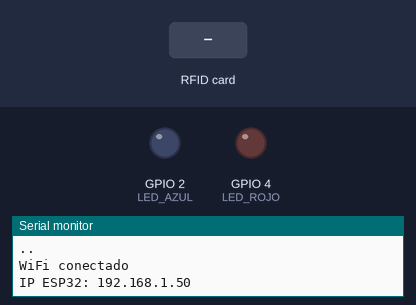
A sketch run on a simulated ESP32. Shown: output pins drawn as LEDs (lit = HIGH), the last lines printed to the serial monitor. The test bench sets the inputs (shaded band). WiFi joins after 1.5 s; servers stay silent unless stated; uploads are accepted with an empty reply.

Above: at 3.2 s.
3.3 s: RFID card 5E 7A 19 C4 held to the reader
At 4.7 s:
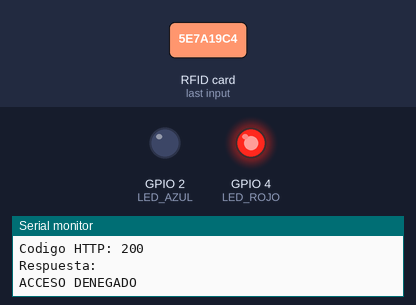
Timing chart, 0 to 7.0 s (numbered marks = the images above; inputs shaded):
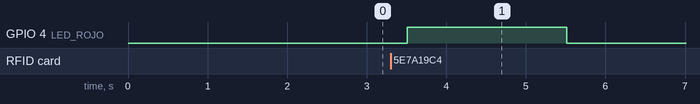

The sketch:

Registro_Por_ESP32_Hacia_Servidor.ino
```cpp
#include <WiFi.h>        // Librería para conexión WiFi en ESP32
#include <HTTPClient.h> // Librería para realizar peticiones HTTP
#include <SPI.h>        // Comunicación SPI (usada por el RFID)
#include <MFRC522.h>    // Librería para el lector RFID RC522

// ========================
// CONFIGURACIÓN WIFI
// ========================

// Nombre de la red WiFi
const char* ssid = "";

// Contraseña de la red WiFi
const char* password = "";

// URL del servidor Node.js (endpoint donde se envía el UID)
const char* serverName = "http://********:3000/api/rfid";


// ========================
// CONFIGURACIÓN RFID
// ========================

// Pines del módulo RFID RC522
#define SS_PIN 5    // SDA (SS)
#define RST_PIN 22  // Reset

// Crear objeto del lector RFID
MFRC522 MyLectorRF(SS_PIN, RST_PIN);

// Variable donde se almacenará el UID leído
String BufferID = "";


// ========================
// CONFIGURACIÓN DE LEDs
// ========================

#define LED_AZUL 2  // LED que indica acceso permitido
#define LED_ROJO 4  // LED que indica acceso denegado


// ========================
// FUNCIÓN SETUP
// Se ejecuta una sola vez al iniciar el ESP32
// ========================
void setup() {
  Serial.begin(115200); // Inicializar comunicación serial

  // Configurar pines de LEDs como salida
  pinMode(LED_AZUL, OUTPUT);
  pinMode(LED_ROJO, OUTPUT);

  // Inicializar comunicación SPI para el RFID
  SPI.begin(18, 19, 23, SS_PIN);
  MyLectorRF.PCD_Init(); // Inicializar lector RFID

  // Conectar a la red WiFi
  WiFi.begin(ssid, password);
  Serial.println("Conectando a WiFi...");

  // Esperar hasta que se conecte
  while (WiFi.status() != WL_CONNECTED) {
    delay(1000);
    Serial.print(".");
  }

  Serial.println("\nWiFi conectado");

  // Mostrar IP asignada al ESP32
  Serial.print("IP ESP32: ");
  Serial.println(WiFi.localIP());
}


// ========================
// FUNCIÓN LOOP
// Se ejecuta continuamente
// ========================
void loop() {

  // Verificar si hay una nueva tarjeta RFID presente
  if (MyLectorRF.PICC_IsNewCardPresent()) {

    // Leer los datos de la tarjeta
    if (MyLectorRF.PICC_ReadCardSerial()) {

      BufferID = ""; // Limpiar variable

      // Convertir UID a string en formato hexadecimal
      for (byte i = 0; i < MyLectorRF.uid.size; i++) {
        BufferID += String(MyLectorRF.uid.uidByte[i], HEX);
      }

      BufferID.toLowerCase(); // Convertir a minúsculas

      // Mostrar UID en consola
      Serial.println("UID: " + BufferID);

      // Verificar conexión WiFi
      if (WiFi.status() == WL_CONNECTED) {

        HTTPClient http;

        // Iniciar conexión HTTP con el servidor
        http.begin(serverName);

        // Especificar que se enviará JSON
        http.addHeader("Content-Type", "application/json");

        // Crear JSON con el UID
        String json = "{\"uid\":\"" + BufferID + "\"}";

        // Enviar petición POST
        int httpResponseCode = http.POST(json);

        // Mostrar código de respuesta HTTP
        Serial.print("Codigo HTTP: ");
        Serial.println(httpResponseCode);

        // Si la respuesta es válida
        if (httpResponseCode > 0) {

          // Obtener respuesta del servidor
          String response = http.getString();
          Serial.println("Respuesta: " + response);

          // ========================
          // VALIDAR RESPUESTA
          // ========================
          // Se busca la palabra "true" en la respuesta
          // Si está presente -> acceso permitido
          // Si no -> acceso denegado

          if (response.indexOf("true") > 0) {
            Serial.println("ACCESO PERMITIDO");

            digitalWrite(LED_AZUL, HIGH); // Encender LED azul
            digitalWrite(LED_ROJO, LOW);  // Apagar LED rojo

          } else {
            Serial.println("ACCESO DENEGADO");

            digitalWrite(LED_AZUL, LOW);  // Apagar LED azul
            digitalWrite(LED_ROJO, HIGH); // Encender LED rojo
          }

          // Mantener LEDs encendidos por 2 segundos
          delay(2000);

          // Apagar ambos LEDs
          digitalWrite(LED_AZUL, LOW);
          digitalWrite(LED_ROJO, LOW);
        }

        // Finalizar conexión HTTP
        http.end();
      }

      // Detener lectura de la tarjeta actual
      MyLectorRF.PICC_HaltA();
    }
  }
}
```

Measured:
- after the input at 3.3 s, GPIO 4 (LED_ROJO): LOW → HIGH after 0.21 s, → LOW 2.0 s later
